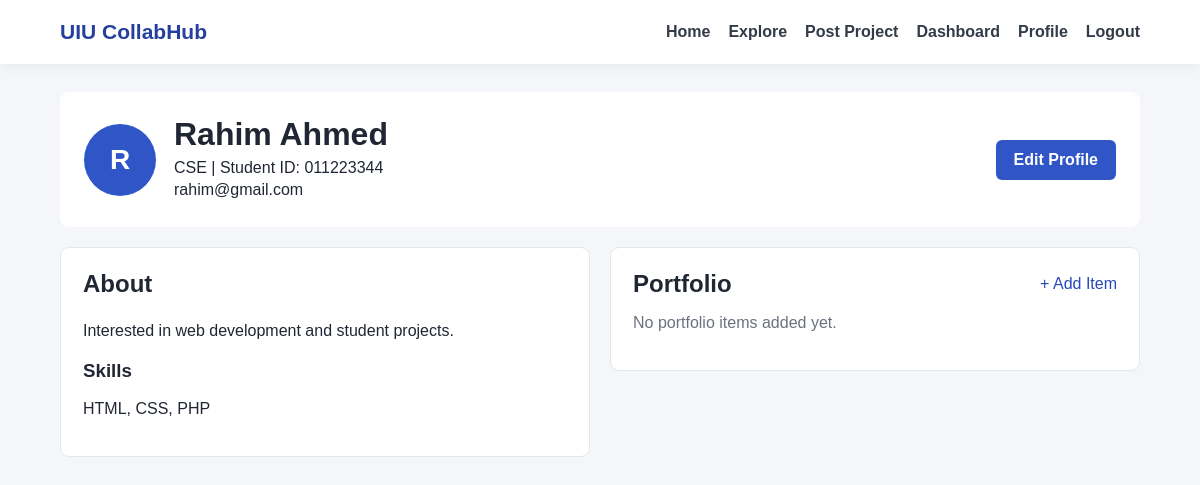
The app's page /profile.php (signed in) with its own data.
### tables this page shows
CREATE TABLE IF NOT EXISTS users (
    user_id INT PRIMARY KEY AUTO_INCREMENT,
    student_id VARCHAR(20) UNIQUE NOT NULL,
    name VARCHAR(60) NOT NULL,
    email VARCHAR(80) NOT NULL,
    department VARCHAR(30) NOT NULL,
    password VARCHAR(255) NOT NULL,
    security_question VARCHAR(150) NOT NULL,
    security_answer VARCHAR(255) NOT NULL,
    skills VARCHAR(255),
    bio VARCHAR(500)
);

### profile.php (the view, shortened to what this page needs)
<?php
include 'db.php';
$profile_id = isset($_GET['id']) ? (int)$_GET['id'] : (int)$_SESSION['user_id'];
$user_result = $conn->query("SELECT * FROM users WHERE user_id=$profile_id");
$user = $user_result->fetch_assoc();
$portfolio_result = $conn->query("SELECT * FROM portfolio WHERE user_id=$profile_id ORDER BY portfolio_id DESC");
?>
<!DOCTYPE html>
<html lang="en">
<head>
    <link rel="stylesheet" href="style.css">
</head>
<body>
<?php include 'navbar.php'; ?>
<div class="page-container">
    <div class="profile-header">
        <div class="avatar-large"><?= htmlspecialchars(strtoupper(substr($user['name'], 0, 1))) ?></div>
        <div>
            <h1><?= htmlspecialchars($user['name']) ?></h1>
            <p><?= htmlspecialchars($user['department']) ?> | Student ID: <?= htmlspecialchars($user['student_id']) ?></p>
            <p><?= htmlspecialchars($user['email']) ?></p>
        </div>
        <?php if($profile_id == $_SESSION['user_id']){ ?>
            <a class="button-link" href="edit_profile.php">Edit Profile</a>
        <?php } ?>
    </div>
    <div class="dashboard-columns">
        <div class="form-card">
            <h2>About</h2>
            <p class="long-text"><?= nl2br(htmlspecialchars($user['bio'] ?: 'No bio added yet.')) ?></p>
            <h3>Skills</h3>
            <p><?= htmlspecialchars($user['skills'] ?: 'No skills added yet.') ?></p>
        </div>
        <div class="form-card">
            <div class="section-title">
                <h2>Portfolio</h2>
                <?php if($profile_id == $_SESSION['user_id']){ ?>
                    <a href="add_portfolio.php">+ Add Item</a>
                <?php } ?>
            </div>
            <?php if($portfolio_result && $portfolio_result->num_rows > 0){ ?>
                <?php while($item = $portfolio_result->fetch_assoc()){ ?>
                    <div class="portfolio-item">
                        <h3><?= htmlspecialchars($item['title']) ?></h3>
                        <p><?= nl2br(htmlspecialchars($item['description'])) ?></p>
                        <p><strong>Skills:</strong> <?= htmlspecialchars($item['skills']) ?></p>
                        <?php if($profile_id == $_SESSION['user_id']){ ?>
                            <a class="danger-link" href="delete_portfolio.php?id=<?= $item['portfolio_id'] ?>" onclick="return confirm('Delete this portfolio item?')">Delete</a>
                        <?php } ?>
                    </div>
                <?php } ?>
            <?php } else { ?>
                <p class="muted">No portfolio items added yet.</p>
            <?php } ?>
        </div>
    </div>
</div>
</body>
</html>

### style.css (style rules this page uses)
* { box-sizing: border-box; }
body { margin: 0; font-family: Arial, Helvetica, sans-serif; background-color: #f4f6f9; color: #202633; }
a { color: #2948b8; text-decoration: none; }
.subtitle, .muted { color: #6b7280; }
button, .button-link, .small-button { border: none; background-color: #2f55c7; color: white; padding: 11px 18px; border-radius: 6px; cursor: pointer; font-weight: bold; display: inline-block; text-decoration: none; }
.page-container { width: 90%; max-width: 1180px; margin: 28px auto; }
.section-title { display: flex; justify-content: space-between; align-items: center; gap: 20px; margin-bottom: 16px; }
.section-title h1, .section-title h2 { margin: 0; }
.form-card, .table-card { background-color: white; border-radius: 9px; padding: 22px; border: 1px solid #e2e6ed; }
.form-card h1, .form-card h2, .form-card h3 { margin-top: 0; }
.long-text { line-height: 1.6; }
.dashboard-columns { display: flex; gap: 20px; align-items: flex-start; }
.dashboard-columns > * { flex: 1; }
.profile-header { display: flex; align-items: center; gap: 18px; background-color: white; padding: 24px; border-radius: 9px; margin-bottom: 20px; }
.profile-header > div:nth-child(2) { flex: 1; }
.profile-header h1 { margin: 0 0 6px 0; }
.profile-header p { margin: 4px 0; }
.avatar-large { width: 72px; height: 72px; border-radius: 50%; background-color: #2f55c7; color: white; display: flex; justify-content: center; align-items: center; font-size: 28px; font-weight: bold; }

### records on screen
users: name "R", name "Rahim Ahmed", department "CSE", student "011223344", email "rahim@gmail.com", bio "Interested in web development and student projects.", skills "HTML, CSS, PHP"
